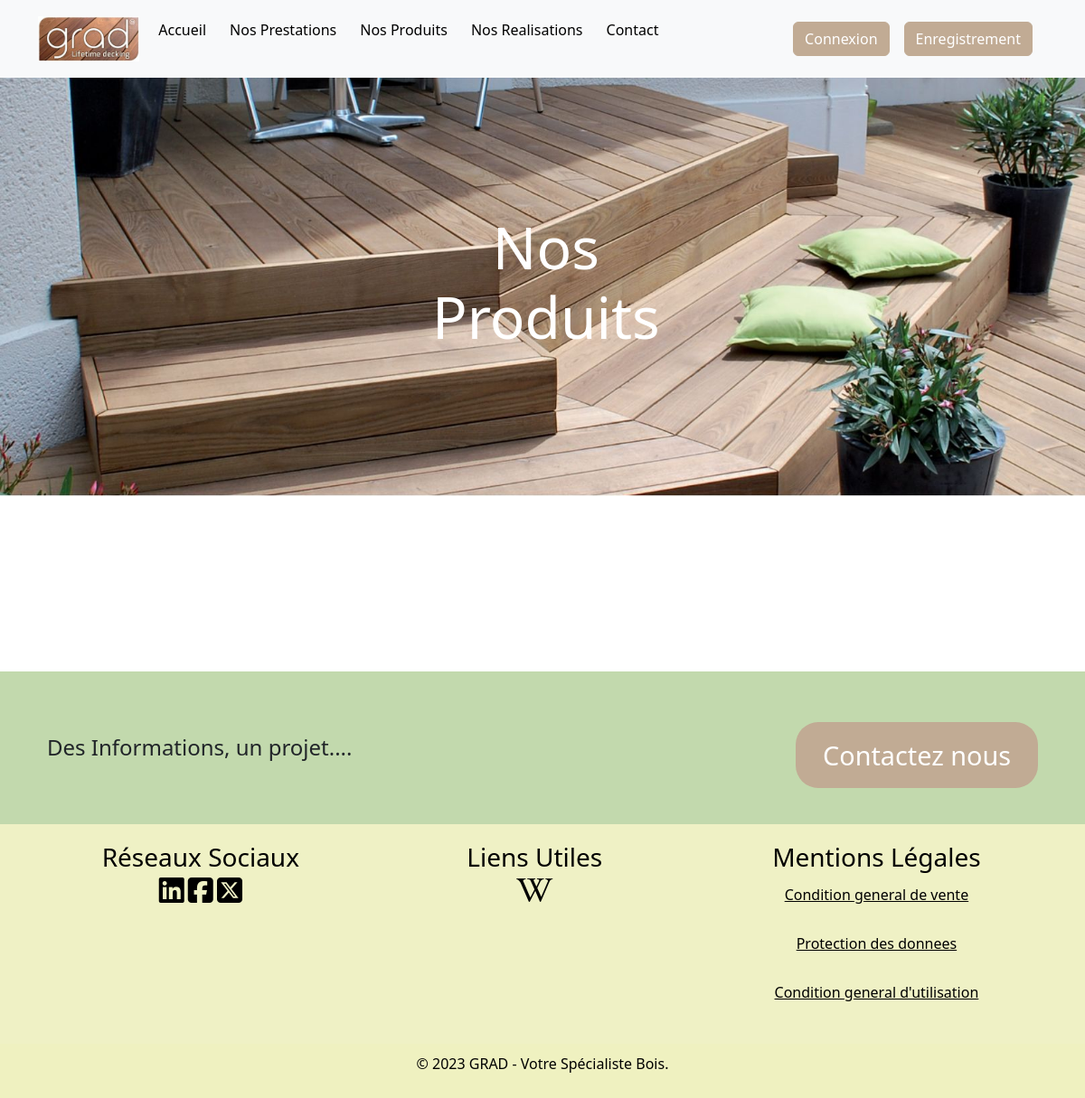
Page /Grad/html/commande.php on the earlier database version.
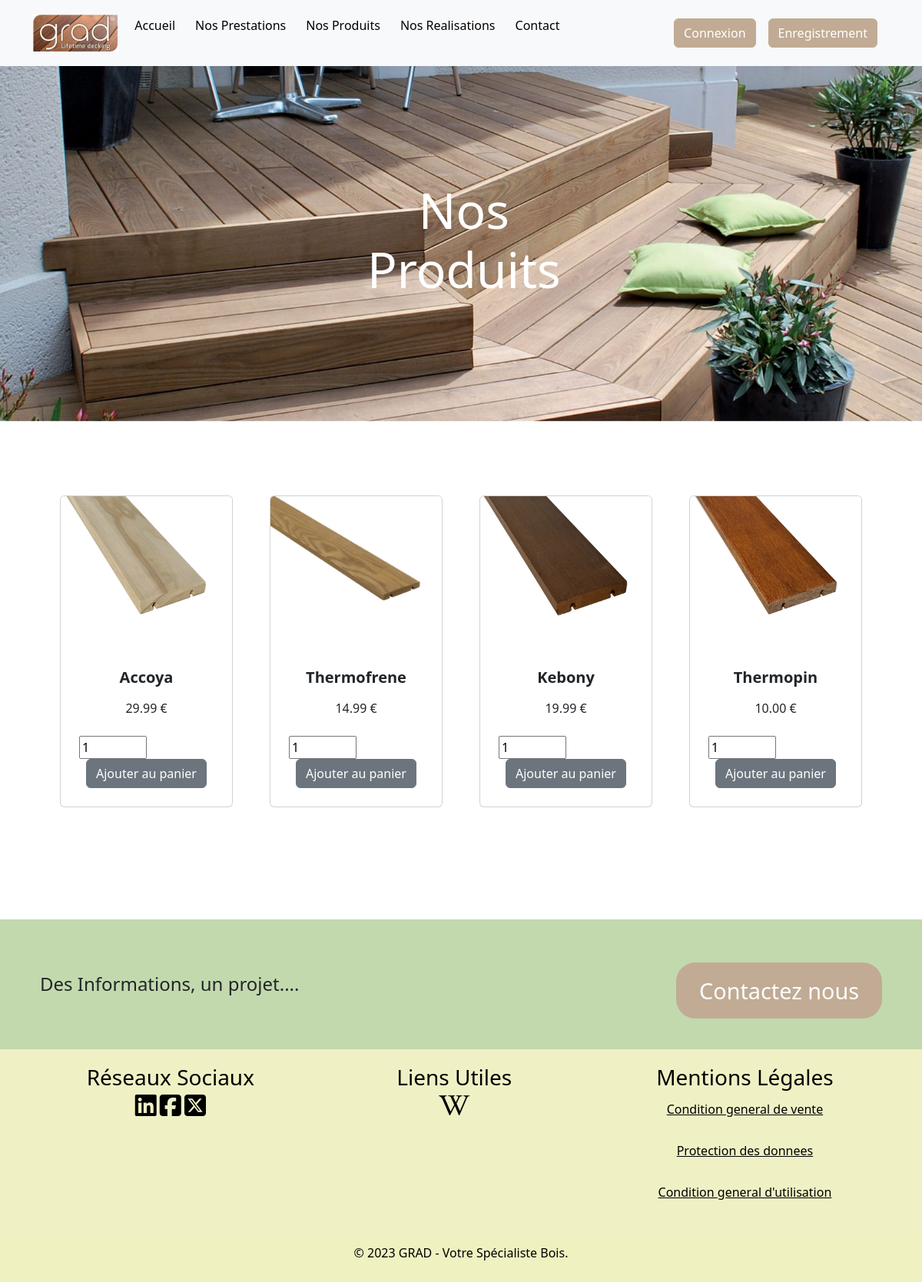
Same page on the later database version.
### tables this page shows
CREATE TABLE `produits` (
  `id` int(11) NOT NULL AUTO_INCREMENT,
  `nom` varchar(200) NOT NULL,
  `desc` text NOT NULL,
  `prix` decimal(7,2) NOT NULL,
  `quantite` int(11) NOT NULL,
  `img` text NOT NULL,
  PRIMARY KEY (`id`)
);

### Grad/html/commande.php (the view, shortened to what this page needs)
<!DOCTYPE html>
<html lang="fr">
<head>
    <link href="https://cdn.jsdelivr.net/npm/bootstrap@5.3.2/dist/css/bootstrap.min.css" rel="stylesheet">
    <link rel="stylesheet" href="../css/style.css">
</head>
<body>
<?php
function pdo_connect_mysql()
{
    $HOST = 'localhost';
    $USER = 'mysql';
    $PASS = 'mysql';
    $NAME = 'grad';
    try {
        return new PDO('mysql:host=' . $HOST . ';dbname=' . $NAME . ';charset=utf8', $USER, $PASS);
    } catch (PDOException $exception) {
        exit('Failed to connect to database!');
    }
}
?>
<?php include 'nav.php'; $pdo = pdo_connect_mysql();
$stmt = $pdo->prepare('SELECT * FROM produits');
$stmt->execute();
$recently_added_products = $stmt->fetchAll(PDO::FETCH_ASSOC);
?>
<div class="container-fluid p-0 position-relative">
    <img src="../Ressources/entete01.jpg" class="img-fluid w-100" alt="Bienvenue chez Grad">
    <div class="center-text text-center text-white">
        <h1 class="display-3">Nos Produits</h1>
    </div>
</div>
<section class="py-5">
    <div class="container px-4 px-lg-5 mt-5">
        <div class="row gx-4 gx-lg-5 row-cols-2 row-cols-md-3 row-cols-xl-4 justify-content-center">
            <?php foreach ($recently_added_products as $produits): ?>
            <div class="col mb-5">
                <div class="card h-100">
                    <img class="card-img-top" src="../img/<?=$produits['img']?>" width="200" height="200"/>
                    <div class="card-body p-4">
                        <div class="text-center">
                            <h5 class="fw-bolder"><?=$produits['nom']?></h5>
                            <?=$produits['prix']?> &euro;
                        </div>
                    </div>
                    <div class="card-footer p-4 pt-0 border-top-0 bg-transparent">
                        <form action="panier.php?page=cart" method="post">
                            <input type="number" name="quantite" value="1" min="1" max="<?=$produits['quantite']?>" placeholder="Quantity" required>
                            <br>
                            <div class="text-center"><input class="btn btn-secondary text-white mt-auto" type="submit" value="Ajouter au panier"></div>
                    </div>
                </div>
            </div>
            <?php endforeach; ?>
                </div>
            </div>
</section>
<?php include 'footer.php'?>
</body>
</html>

### Grad/html/nav.php (shortened to what this page needs)
<?php
$connected = isset($_SESSION['pseudo']);
?>
<nav class="navbar navbar-expand-lg navbar-light bg-light">
    <div class="container">
        <a class="navbar-brand me-2" href="">
            <img
                    src="../Ressources/logo.jpg"
                    height="50"
                    alt=""
                    loading="lazy"
                    style="margin-top: -1px;"
            />
        </a>
        <div class="collapse navbar-collapse" id="navbarButtonsExample">
            <ul class="navbar-nav me-auto mb-2 mb-lg-0">
                <li class="nav-item">
                    <a class="nav-link" href="index.php">Accueil</a>
                </li>
                <li class="nav-item">
                    <a class="nav-link" href="../html/presta.php">Nos Prestations</a>
                </li>
                <li class="nav-item">
                    <a class="nav-link" href="../html/produit.php">Nos Produits</a>
                </li>
                <li class="nav-item">
                    <a class="nav-link" href="../html/real.php">Nos Realisations</a>
                </li>
                <li class="nav-item">
                    <a class="nav-link" href="../html/contact.php">Contact</a>
                </li>
            </ul>
            <div class="d-flex align-items-center">
                <?php if ($_SESSION['pseudo'] == 'admin') {?>
                    <a href="admin.php" class="btn btn-dark text-white me-3">Espace Admin</a>
                    <a href="deconnexion.php?action=deconnexion" class="btn btn-danger text-white me-3">Déconnexion</a>
                <?php } else { ?>
                    <button onclick="window.location.href = 'login.php';" type="button" class="btn btn-primary text-white me-3">Connexion</button>
                    <button onclick="window.location.href = 'register.php';" type="button" class="btn btn-primary text-white me-3">Enregistrement</button>
                <?php } ?>
            </div>
</nav>

### Grad/html/footer.php (shortened to what this page needs)
<section class="info">
    <div class="container">
        <div class="row d-flex justify-content-between align-items-center">
            <div class="col-12 col-md-6 text-center text-md-start">
                <span>Des Informations, un projet....</span>
            </div>
            <div class="col-12 col-md-6 mt-3 text-center text-md-end">
                <button onclick="window.location.href = 'contact.php';" class="contact-button">Contactez nous</button>
            </div>
        </div>
    </div>
</section>
<footer>
    <div class="footer-container">
        <div class="footer-section">
            <h3>Réseaux Sociaux</h3>
            <i class="fa-brands fa-linkedin fa-2xl"></i>
            <i class="fa-brands fa-square-facebook fa-2xl"></i>
            <i class="fa-brands fa-square-x-twitter fa-2xl"></i>
        </div>
        <div class="footer-section">
            <h3>Liens Utiles</h3>
            <i class="fa-brands fa-wikipedia-w fa-2xl"></i>
        </div>
        <div class="footer-section">
            <h3>Mentions Légales</h3>
            <li><a href="" class="color">Condition general de vente</a></li>
            <li><a href="" class="color">Protection des donnees</a></li>
            <li><a href="" class="color">Condition general d'utilisation</a></li>
        </div>
    </div>
    <div class="copyright">
        <p>&copy; 2023 GRAD - Votre Spécialiste Bois.</p>
    </div>
</footer>

### Grad/css/style.css (style rules this page uses)
* { box-sizing: border-box; list-style: none; }
body { margin: 0px; font-family: 'segoe ui', serif; }
.info { background: #c2d9ad; padding: 40px; margin-top: 50px; font-family: 'segoe ui', serif; display: flex; justify-content: space-between; align-items: center; font-size: x-large; position: relative; }
.contact-button { background-color: #c1ab94; color: white; padding: 15px 30px; border: none; border-radius: 25px; font-size: larger; cursor: pointer; font-family: 'segoe ui', serif; }
.footer-container { display: flex; justify-content: space-around; background-color: #EFF1C5; color: white; padding: 20px; }
.footer-section { text-align: center; color: black; list-style: none; }
.copyright { background-color: #EFF1C0; text-align: center; padding: 10px; color: black; }
h1 { margin-left: 2%; text-align: center; }
li { margin-bottom: 20px; padding: 5px; }

### Grad/html/commande.php (style rules this page uses)
.center-text { position: absolute; top: 50%; left: 50%; transform: translate(-50%, -50%); }

### Grad/html/nav.php (style rules this page uses)
.btn-primary { --bs-btn-bg: #c1ab94; --bs-btn-border-color: #c1ab94; --mdb-btn-bg: #c1ab94; --bs-btn-hover-color: #fff; --bs-btn-hover-bg: #c1ab94; --bs-btn-hover-border-color: #c1ab94; --bs-btn-focus-shadow-rgb: 49,132,253; --bs-btn-active-color: #fff; --bs-btn-active-bg: #c1ab94; --bs-btn-active-border-color: #c1ab94; --bs-btn-active-shadow: inset 0 3px 5px rgba(0, 0, 0, 0.125); --bs-btn-disabled-color: #fff; --bs-btn-disabled-bg: #c1ab94; --bs-btn-disabled-border-color: #c1ab94; }

### Grad/html/footer.php (style rules this page uses)
a { color: black !important; }

Differences in the rows shown:
added produits: img (picture), nom "Accoya", prix "29.99"
added produits: img (picture), nom "Thermofrene", prix "14.99"
added produits: img (picture), nom "Kebony", prix "19.99"
added produits: img (picture), nom "Thermopin", prix "10.00"
